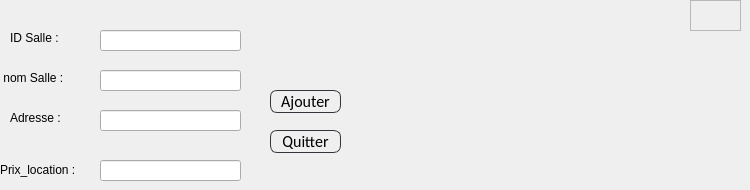
     <widget class="QWidget" name="Ajouter_Salle">
      <attribute name="title">
       <string>Ajouter Salle</string>
      </attribute>
      <widget class="QLineEdit" name="le_id">
       <property name="geometry">
        <rect>
         <x>100</x>
         <y>30</y>
         <width>141</width>
         <height>21</height>
        </rect>
       </property>
       <property name="text">
        <string/>
       </property>
      </widget>
      <widget class="QLineEdit" name="le_adresse">
       <property name="geometry">
        <rect>
         <x>100</x>
         <y>110</y>
         <width>141</width>
         <height>21</height>
        </rect>
       </property>
      </widget>
      <widget class="QLineEdit" name="le_prix">
       <property name="geometry">
        <rect>
         <x>100</x>
         <y>160</y>
         <width>141</width>
         <height>21</height>
        </rect>
       </property>
      </widget>
      <widget class="QLineEdit" name="le_nom">
       <property name="geometry">
        <rect>
         <x>100</x>
         <y>70</y>
         <width>141</width>
         <height>21</height>
        </rect>
       </property>
      </widget>
      <widget class="QLabel" name="label">
       <property name="geometry">
        <rect>
         <x>10</x>
         <y>30</y>
         <width>61</width>
         <height>16</height>
        </rect>
       </property>
       <property name="styleSheet">
        <string notr="true">font: 75 11pt &quot;MS Shell Dlg 2&quot;;
color: rgb(0, 0, 0);</string>
       </property>
       <property name="text">
        <string>ID Salle :</string>
       </property>
      </widget>
      <widget class="QLabel" name="label_2">
       <property name="geometry">
        <rect>
         <x>0</x>
         <y>70</y>
         <width>81</width>
         <height>16</height>
        </rect>
       </property>
       <property name="styleSheet">
        <string notr="true">font: 75 11pt &quot;MS Shell Dlg 2&quot;;
color: rgb(0, 0, 0);</string>
       </property>
       <property name="text">
        <string> nom Salle :</string>
       </property>
      </widget>
      <widget class="QLabel" name="label_3">
       <property name="geometry">
        <rect>
         <x>10</x>
         <y>110</y>
         <width>61</width>
         <height>16</height>
        </rect>
       </property>
       <property name="styleSheet">
        <string notr="true">font: 75 11pt &quot;MS Shell Dlg 2&quot;;
color: rgb(0, 0, 0);</string>
       </property>
       <property name="text">
        <string>Adresse :</string>
       </property>
      </widget>
      <widget class="QLabel" name="label_4">
       <property name="geometry">
        <rect>
         <x>0</x>
         <y>160</y>
         <width>91</width>
         <height>20</height>
        </rect>
       </property>
       <property name="styleSheet">
        <string notr="true">font: 75 11pt &quot;MS Shell Dlg 2&quot;;
color: rgb(0, 0, 0);</string>
       </property>
       <property name="text">
        <string>Prix_location :</string>
       </property>
      </widget>
      <widget class="QPushButton" name="Quitter_Ajoutsalle">
       <property name="geometry">
        <rect>
         <x>270</x>
         <y>130</y>
         <width>71</width>
         <height>23</height>
        </rect>
       </property>
       <property name="styleSheet">
        <string notr="true">QPushButton
{
	background: transparent;
	border-style:solid;
	border-radius:7px;
	border-width:1px;
border-color: rgb(50, 53, 57);
	color:rgb(0,0,0);
	font-size:16px;
font-family:Calibri;
}

QPushButton:hover
{
	background-color: #00000000;
	border-color: rgb(255, 0, 0);
	/*color:rgb(30, 227, 0);*/
}

QPushButton:focus
{
	background-color: rgb(255, 0, 0);
	border-color:rgb(255, 0, 0);
	color:rgb(255, 255, 255);
}</string>
       </property>
       <property name="text">
        <string>Quitter</string>
       </property>
      </widget>
      <widget class="QPushButton" name="Ok_Ajoutsalle">
       <property name="geometry">
        <rect>
         <x>270</x>
         <y>90</y>
         <width>71</width>
         <height>23</height>
        </rect>
       </property>
       <property name="styleSheet">
        <string notr="true">QPushButton
{
	background: transparent;
	border-style:solid;
	border-radius:7px;
	border-width:1px;
border-color: rgb(50, 53, 57);
	color:rgb(0,0,0);
	font-size:16px;
font-family:Calibri;
}

QPushButton:hover
{
	background-color: #00000000;
	border-color: rgb(30, 227, 0);
	/*color:rgb(30, 227, 0);*/
}

QPushButton:focus
{
	background-color:  rgb(30, 227, 0);
	border-color: rgba(30, 227, 0,0);
	color:rgb(255, 255, 255);
}</string>
       </property>
       <property name="text">
        <string>Ajouter</string>
       </property>
      </widget>
      <widget class="QFrame" name="heart">
       <property name="geometry">
        <rect>
         <x>690</x>
         <y>0</y>
         <width>51</width>
         <height>31</height>
        </rect>
       </property>
       <property name="styleSheet">
        <string notr="true">image: url(:/Downloads/83568076_189078935505313_7750739707968880640_n.png);</string>
       </property>
       <property name="frameShape">
        <enum>QFrame::StyledPanel</enum>
       </property>
       <property name="frameShadow">
        <enum>QFrame::Raised</enum>
       </property>
      </widget>
     </widget>
